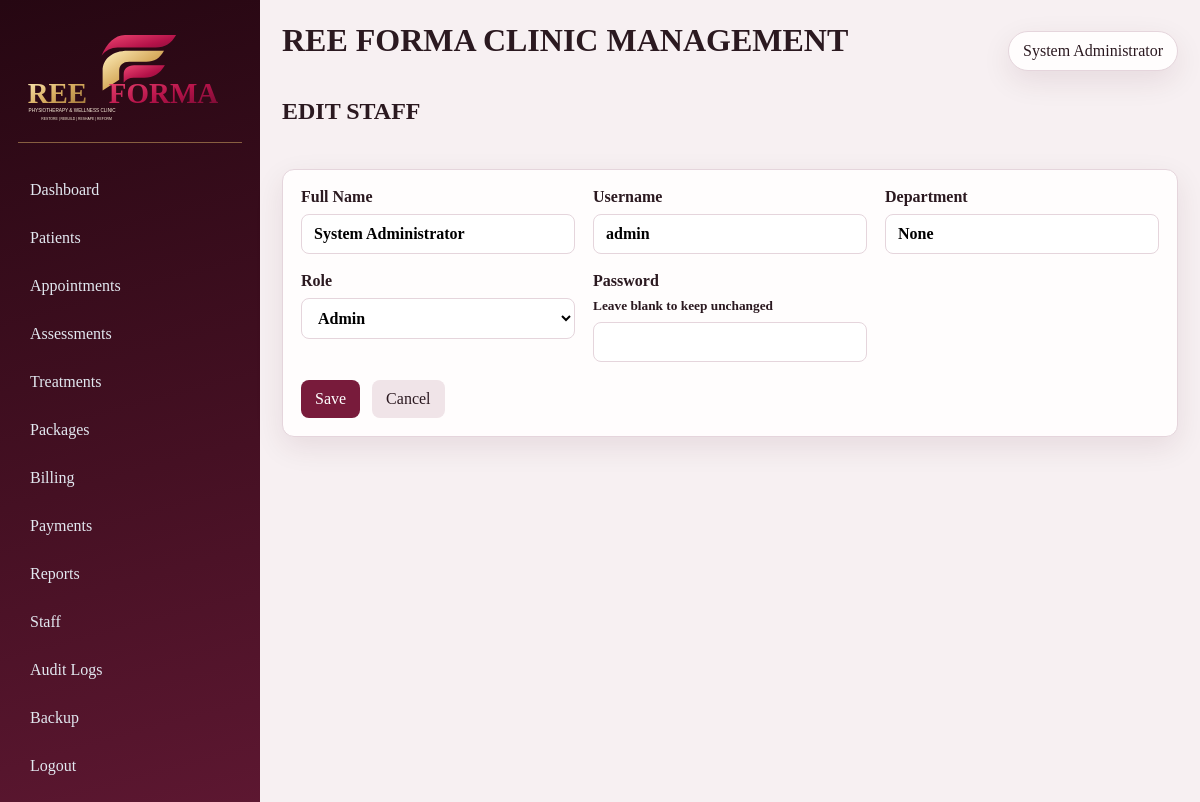
Page /staff/1/edit (signed in) on the committed database.
### backend/models.py (models this page shows, shortened)
class User(db.Model):
    __tablename__ = "users"
    id = db.Column(db.Integer, primary_key=True)
    username = db.Column(db.String(80), unique=True, nullable=False)
    password_hash = db.Column(db.String(255), nullable=False)
    full_name = db.Column(db.String(150), nullable=False)
    role_id = db.Column(db.Integer, db.ForeignKey("roles.id"), nullable=False)
    department = db.Column(db.String(100), nullable=True)
    is_active = db.Column(db.Boolean, default=True, nullable=False)
    created_at = db.Column(db.DateTime, default=datetime.utcnow)
    updated_at = db.Column(db.DateTime, default=datetime.utcnow, onupdate=datetime.utcnow)
    role = db.relationship("Role", back_populates="users")
    permissions = db.relationship("Permission", secondary=user_permissions, back_populates="users")
    def has_permission(self, permission_name):
        if self.role and self.role.name == "Admin":
            return True
        permission_names = {perm.name for perm in self.permissions}
        role_permission_names = {perm.name for perm in self.role.permissions} if self.role else set()
        return permission_name in permission_names or permission_name in role_permission_names

class Role(db.Model):
    __tablename__ = "roles"
    id = db.Column(db.Integer, primary_key=True)
    name = db.Column(db.String(80), unique=True, nullable=False)
    description = db.Column(db.String(200), nullable=True)
    users = db.relationship("User", back_populates="role")
    permissions = db.relationship("Permission", secondary=role_permissions, back_populates="roles")

### backend/app.py (the view, shortened to what this page needs)
    @app.route("/staff/<int:user_id>/edit", methods=["GET", "POST"])
    @login_required
    @permission_required("staff_management")
    def edit_staff(user_id):
        user = User.query.get_or_404(user_id)
        roles = Role.query.order_by(Role.name.asc()).all()
        return render_template("staff_form.html", staff_user=user, roles=roles, form_title="Edit Staff")

### backend/app.py (called while the page is built)
def get_current_user():
    user_id = session.get("user_id")
    if not user_id:
        return None
    return User.query.get(user_id)

def user_has_permission(permission_name):
    user = get_current_user()
    return bool(user and user.has_permission(permission_name))

def login_required(func):
    @wraps(func)
    def wrapper(*args, **kwargs):
        user = get_current_user()
        if not user or not user.is_active:
            session.clear()
            flash("Please log in to continue.", "warning")
            return redirect(url_for("login"))
        return func(*args, **kwargs)
    return wrapper

def permission_required(permission_name):
    def decorator(func):
        @wraps(func)
        def wrapper(*args, **kwargs):
            user = get_current_user()
            if not user or not user.is_active:
                session.clear()
                flash("Please log in to continue.", "warning")
                return redirect(url_for("login"))
            if not user.has_permission(permission_name):
                flash("You do not have permission to access that feature.", "danger")
                abort(403)
            return func(*args, **kwargs)
        return wrapper
    return decorator

### templates/staff_form.html
{% extends 'base.html' %}
{% block content %}
<div class="page-header"><h2>{{ form_title }}</h2></div>
<form method="post" class="form-grid">
    <div class="field"><label>Full Name<input type="text" name="full_name" value="{{ staff_user.full_name if staff_user else '' }}" required></label></div>
    <div class="field"><label>Username<input type="text" name="username" value="{{ staff_user.username if staff_user else '' }}" required></label></div>
    <div class="field"><label>Department<input type="text" name="department" value="{{ staff_user.department if staff_user else '' }}"></label></div>
    <div class="field"><label>Role<select name="role_id">
        {% for role in roles %}
        <option value="{{ role.id }}" {% if staff_user and staff_user.role_id == role.id %}selected{% endif %}>{{ role.name }}</option>
        {% endfor %}
    </select></label></div>
    <div class="field"><label>Password{% if staff_user %}<small>Leave blank to keep unchanged</small>{% endif %}<input type="password" name="password" {% if not staff_user %}required{% endif %}></label></div>
    <div class="buttons full-width"><button type="submit" class="primary-btn">Save</button><a href="{{ url_for('staff_list') }}" class="secondary-btn">Cancel</a></div>
</form>
{% endblock %}

### templates/base.html (shortened to what this page needs)
<!doctype html>
<html lang="en">
<head>
    <link rel="stylesheet" href="{{ url_for('static', filename='css/style.css') }}">
</head>
<body>
    {% if current_user %}
    <div class="app-shell">
        <aside class="sidebar">
            <a class="brand-lockup" href="{{ url_for('dashboard') }}" aria-label="REE Forma clinic dashboard">
                <img src="{{ url_for('static', filename='ree-forma-logo.svg') }}" alt="REE Forma Physiotherapy and Wellness Clinic">
            </a>
            <nav>
                <a href="{{ url_for('dashboard') }}">Dashboard</a>
                {% if has_permission('patient_view') %}<a href="{{ url_for('patients') }}">Patients</a>{% endif %}
                {% if has_permission('appointment_view') %}<a href="{{ url_for('appointments') }}">Appointments</a>{% endif %}
                {% if has_permission('assessment_view') %}<a href="{{ url_for('assessments') }}">Assessments</a>{% endif %}
                {% if has_permission('treatment_view') %}<a href="{{ url_for('treatments') }}">Treatments</a>{% endif %}
                {% if has_permission('package_view') %}<a href="{{ url_for('packages') }}">Packages</a>{% endif %}
                {% if has_permission('billing_view') %}<a href="{{ url_for('billing') }}">Billing</a>{% endif %}
                {% if has_permission('payment_view') %}<a href="{{ url_for('payments') }}">Payments</a>{% endif %}
                {% if has_permission('reports_view') %}<a href="{{ url_for('reports') }}">Reports</a>{% endif %}
                {% if has_permission('staff_management') %}<a href="{{ url_for('staff_list') }}">Staff</a>{% endif %}
                {% if has_permission('staff_management') %}<a href="{{ url_for('audit_logs') }}">Audit Logs</a>{% endif %}
                {% if has_permission('reports_export') %}<a href="{{ url_for('backup_database') }}">Backup</a>{% endif %}
                <a href="{{ url_for('logout') }}">Logout</a>
            </nav>
        </aside>
        <main class="content">
            <header class="topbar">
                <div>
                    <h1>REE FORMA CLINIC MANAGEMENT</h1>
                </div>
                <div class="user-pill">{{ current_user.full_name }}</div>
            </header>
            {% block content %}{% endblock %}
        </main>
    </div>
    {% endif %}
</body>
</html>

### static/css/style.css (style rules this page uses)
:root { --bg: #f7f0f2; --panel: #fffdfd; --primary: #781b3b; --primary-dark: #410d21; --accent: #b32c55; --gold: #d7ad66; --text: #2b1920; --muted: #7b6670; --line: #e5d5dc; --danger: #b4233e; --warning: #ad6f22; --success: #277257; --shadow: 0 10px 30px rgba(65, 13, 33, 0.09); }
* { box-sizing: border-box; }
body { margin: 0; background: var(--bg); color: var(--text); font-family: "Times New Roman", Times, serif; }
h1, h2, h3, h4, .brand, .login-brand, .user-pill { font-family: "Times New Roman", Times, serif; }
h1, h2, h3, .brand, .login-brand { text-transform: uppercase; }
a { color: var(--primary); text-decoration: none; }
.app-shell { display: flex; min-height: 100vh; }
.sidebar { width: 260px; background: linear-gradient(165deg, #260712 0%, #451023 58%, #5d1731 100%); color: white; padding: 24px 18px; }
.brand-lockup { display: block; margin: 0 0 28px; padding: 10px 0 18px; text-decoration: none; border-bottom: 1px solid rgba(215, 173, 102, 0.52); }
.brand-lockup img { display: block; width: 100%; height: auto; }
.sidebar nav { display: flex; flex-direction: column; gap: 10px; }
.sidebar nav a { color: #e2e8f0; padding: 10px 12px; border-radius: 8px; transition: background 0.2s; }
.content { flex: 1; min-width: 0; padding: 22px; }
.topbar { display: flex; justify-content: space-between; align-items: center; margin-bottom: 18px; }
.user-pill { background: var(--panel); border: 1px solid var(--line); padding: 10px 14px; border-radius: 999px; box-shadow: var(--shadow); }
.page-header { display: flex; justify-content: space-between; align-items: center; margin: 12px 0 24px; }
h1, h2, h3, h4 { margin-top: 0; }
.toolbar, .form-grid { background: var(--panel); border: 1px solid var(--line); border-radius: 12px; box-shadow: var(--shadow); padding: 18px; margin-bottom: 20px; }
input, select, textarea, button { font: inherit; }
input, select, textarea { width: 100%; padding: 10px 12px; border: 1px solid var(--line); border-radius: 8px; background: white; }
button, .primary-btn, .secondary-btn, .link-btn { border: none; border-radius: 8px; padding: 10px 14px; cursor: pointer; display: inline-block; text-align: center; transition: opacity 0.2s; }
.primary-btn { background: var(--primary); color: white; }
.secondary-btn { background: #f0e4e8; color: var(--text); }
.form-grid { display: grid; grid-template-columns: repeat(auto-fit, minmax(220px, 1fr)); gap: 18px; }
.field { display: flex; flex-direction: column; }
.field label { display: flex; flex-direction: column; gap: 8px; font-weight: 600; }
.full-width { grid-column: 1 / -1; }
.buttons { display: flex; gap: 12px; align-items: center; }

### rows in the picture
User: full_name "System Administrator", username "admin", department "None", role_id "Admin"
